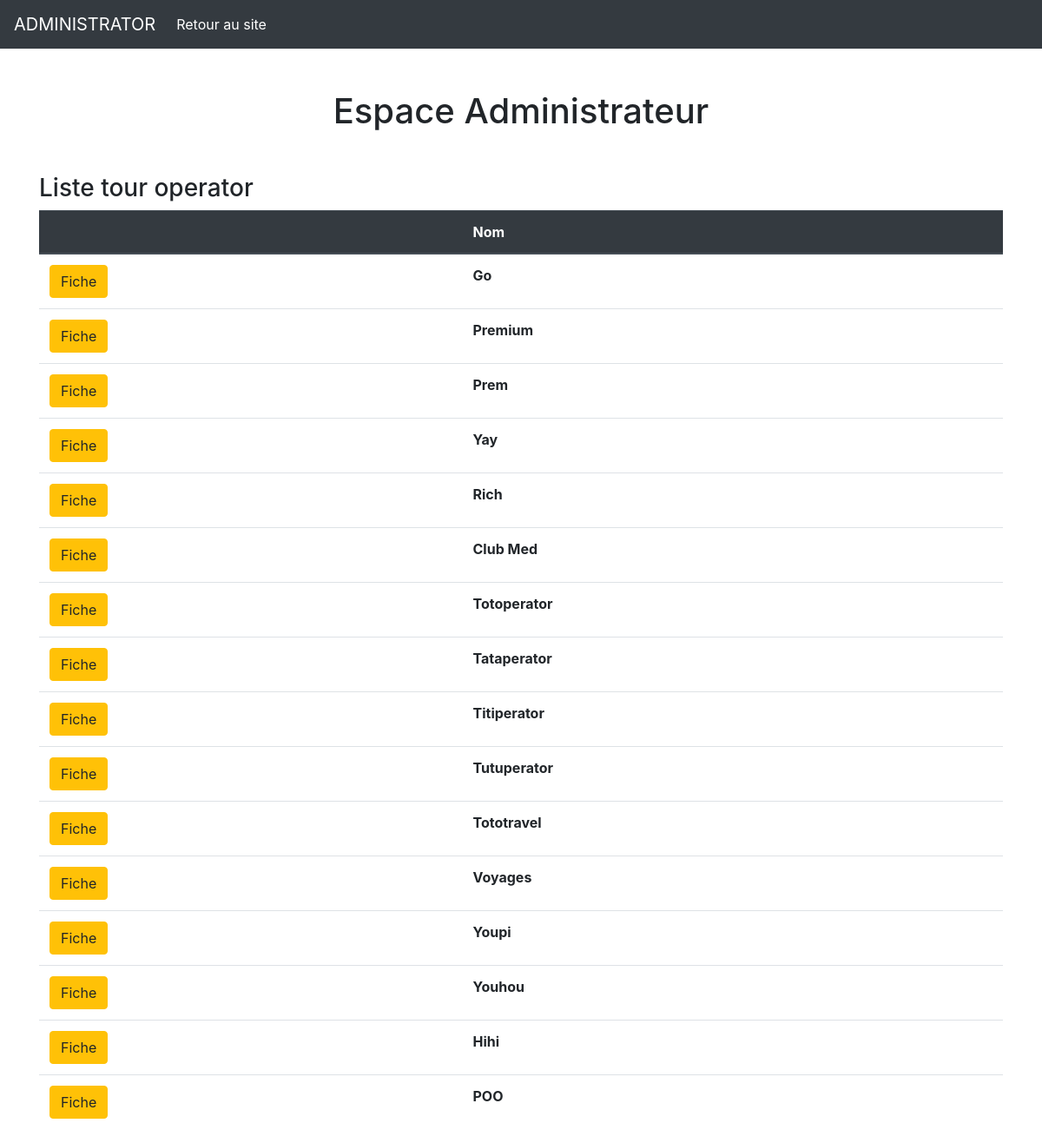
/admin/index.php, run on an earlier commit of the app's database.
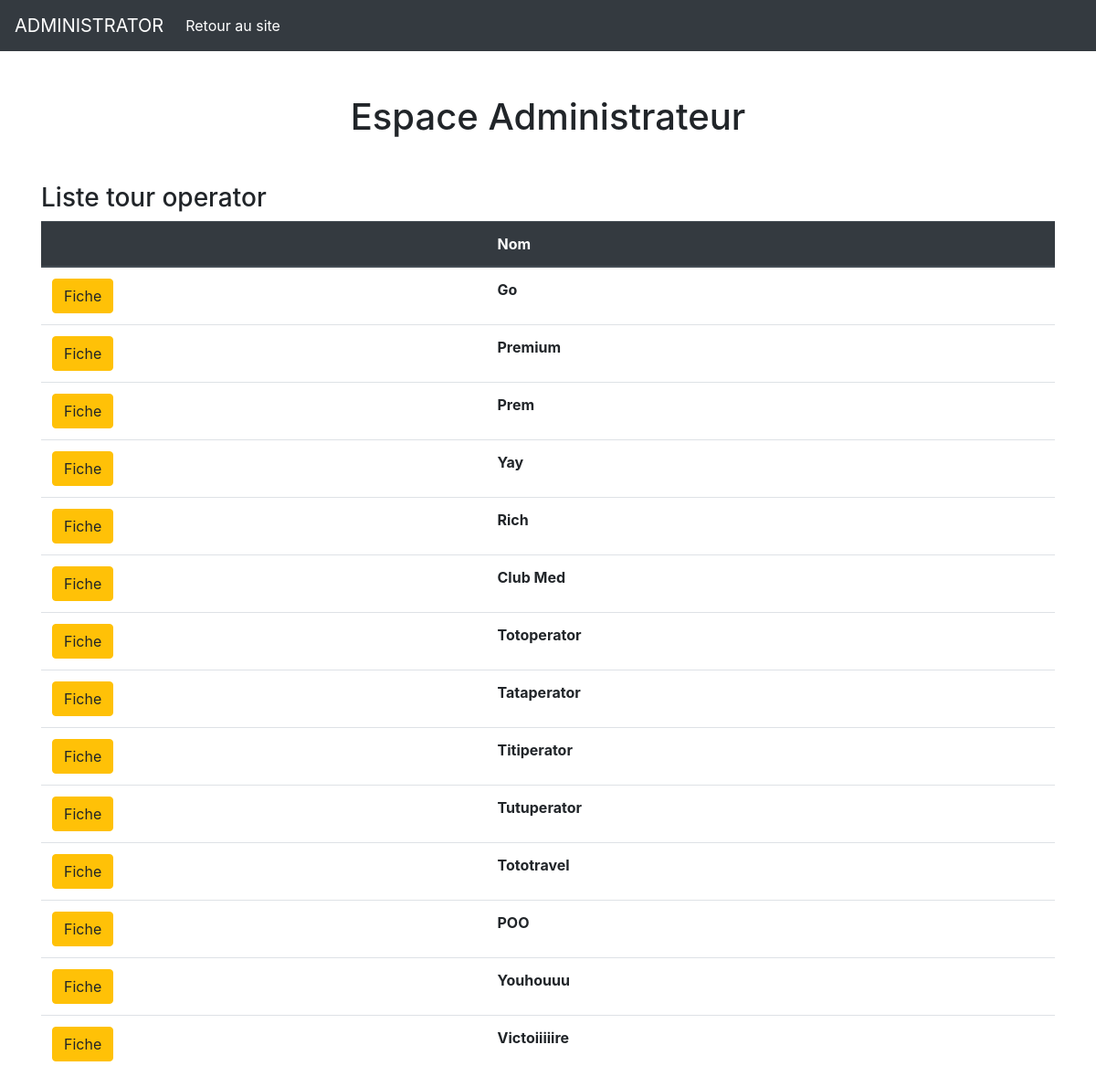
And on a later commit of the database.
### tables this page shows
CREATE TABLE `operators` (
  `id` int(10) NOT NULL,
  `name` varchar(150) NOT NULL,
  `rate` float DEFAULT '0',
  `link` varchar(255) NOT NULL,
  `is_premium` int(11) NOT NULL DEFAULT '0',
  `logo` varchar(255) NOT NULL
);

### assets/classes/OperatorManager.php (called while the page is built, shortened)
<?php
class OperatorManager
{
    protected $db;
    public function __construct(PDO $db)
    {
        $this->db = $db;
    }
    public function getAllOperators()
    {
        $allOperatorsQuery = $this->db->query(
            'SELECT * FROM operators ORDER BY is_premium DESC'
        );
        $allOperatorsArray = $allOperatorsQuery->fetchAll(PDO::FETCH_ASSOC);
        return $allOperatorsArray;
    }
}
?>

### admin/index.php (the view, shortened to what this page needs)
<?php
include ($_SERVER['DOCUMENT_ROOT'].'/config.php');
$operatorManager = new OperatorManager($db);
?>
<!doctype html>
<html lang="en">
<head>
  <link rel="stylesheet" href="https://stackpath.bootstrapcdn.com/bootstrap/4.5.0/css/bootstrap.min.css"
>
</head>
<body>
  <nav class="navbar navbar-expand-lg navbar-light bg-dark">
    <a class="navbar-brand text-white" href="index.php">ADMINISTRATOR</a>
    <div class="collapse navbar-collapse" id="navbarNavAltMarkup">
      <div class="navbar-nav">
        <a class="nav-item nav-link text-white" href="/index.php">Retour au site</a>
      </div>
    </div>
  </nav>
  <div class="container mt-5">
    <h1 class="text-center mb-5">Espace Administrateur</h1>
    <h3>Liste tour operator</h3>
    <table class="table">
      <thead class="thead-dark">
        <tr>
          <th scope="col"></th>
          <th scope="col">Nom</th>
        </tr>
      </thead>
      <tbody>
        <?php    $allOperators = $operatorManager->getAllOperators();
        foreach ($allOperators as $oneOperator) { ?>
          <tr>
            <th scope="row"><a class="btn btn-warning" href="fiche-operator-admin.php?name=<?=($oneOperator['name']);?>" role="button">Fiche</a></th>
            <td class="font-weight-bold"><?=($oneOperator['name']);?></td>
          </tr>
        <?php } ?>
      </tbody>
    </table>
  </div>
</body>
</html>

What changed in the data, as far as the page shows it:
removed operators: name "Voyages"
removed operators: name "Youpi"
removed operators: name "Youhou"
removed operators: name "Hihi"
added operators: name "Youhouuu"
added operators: name "Victoiiiiire"
